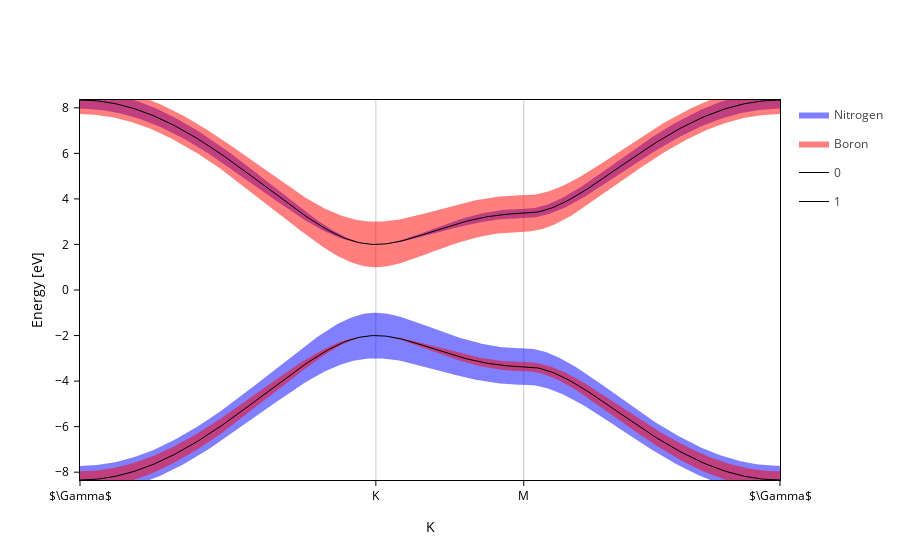

The cell this chart's notebook holds for it:
### Markdown cell above
You can also use the `scale_fatbands` method, which additionally lets you choose if you want to rescale from the current size or just set the value of `scale`:

### Code cell
fatbands.scale_fatbands(0.5, from_current=True)

### Figure 1 — Plotly figure (JSON) as saved in the notebook; plotly's stock layout.template omitted (floating-point values rounded to 4 significant figures; data arrays with more than 128 entries replaced by an {"elided": "..."} marker saying what was removed)
{"data": [{"fill": "toself", "legendgroup": "Nitrogen", "line": {"color": "blue", "width": 0}, "mode": "lines", "name": "Nitrogen", "showlegend": true, "type": "scatter", "uid": "9482f900-8a0e-4df6-b98a-3131adc7f935", "x": {"elided": "602 float values"}, "y": {"elided": "602 float values"}}, {"fill": "toself", "legendgroup": "Nitrogen", "line": {"color": "blue", "width": 0}, "mode": "lines", "name": "Nitrogen", "showlegend": false, "type": "scatter", "uid": "4d2741de-7b1a-4028-89aa-c9d4187fbfde", "x": {"elided": "602 float values"}, "y": {"elided": "602 float values"}}, {"fill": "toself", "legendgroup": "Boron", "line": {"color": "red", "width": 0}, "mode": "lines", "name": "Boron", "showlegend": true, "type": "scatter", "uid": "b3dc22aa-a3b3-407d-b099-bd857f4b1f7f", "x": {"elided": "602 float values"}, "y": {"elided": "602 float values"}}, {"fill": "toself", "legendgroup": "Boron", "line": {"color": "red", "width": 0}, "mode": "lines", "name": "Boron", "showlegend": false, "type": "scatter", "uid": "758ed809-bb4d-44c8-b8ce-9c5c8b25b64c", "x": {"elided": "602 float values"}, "y": {"elided": "602 float values"}}, {"hoverinfo": "name", "hovertemplate": "%{y:.2f} eV", "line": {"color": "black", "width": 1.0}, "mode": "lines", "name": "0", "opacity": 1, "type": "scatter", "uid": "bbf129eb-3d50-4600-9f58-d3b5d0f7c229", "x": {"elided": "301 float values"}, "y": {"elided": "301 float values"}}, {"hoverinfo": "name", "hovertemplate": "%{y:.2f} eV", "line": {"color": "black", "width": 1.0}, "mode": "lines", "name": "1", "opacity": 1, "type": "scatter", "uid": "634a1439-a265-45f5-83f0-e4ea3df07a06", "x": {"elided": "301 float values"}, "y": {"elided": "301 float values"}}], "layout": {"xaxis": {"mirror": true, "range": [0.0, 4.03], "showgrid": true, "ticktext": ["$\\Gamma$", "K", "M", "$\\Gamma$"], "tickvals": [0.0, 1.703, 2.555, 4.03], "title": {"text": "K"}}, "yaxis": {"mirror": true, "range": [-8.343, 8.343], "title": {"text": "Energy [eV]"}}}}
